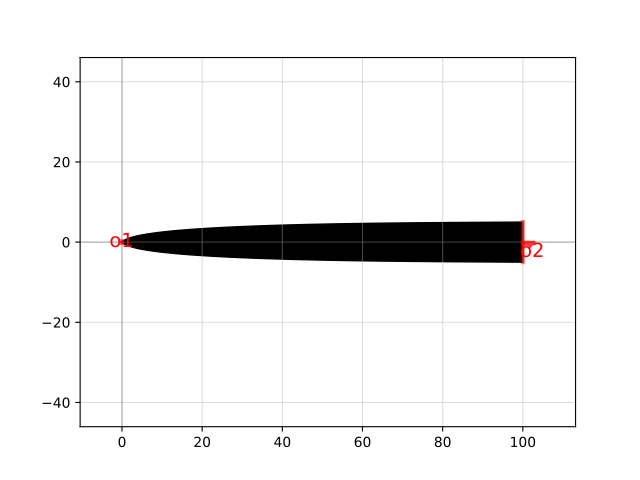

Write Python code to recreate this figure.
import gdsfactory as gf

c = gf.components.taper_w10_l100()
c.plot()
